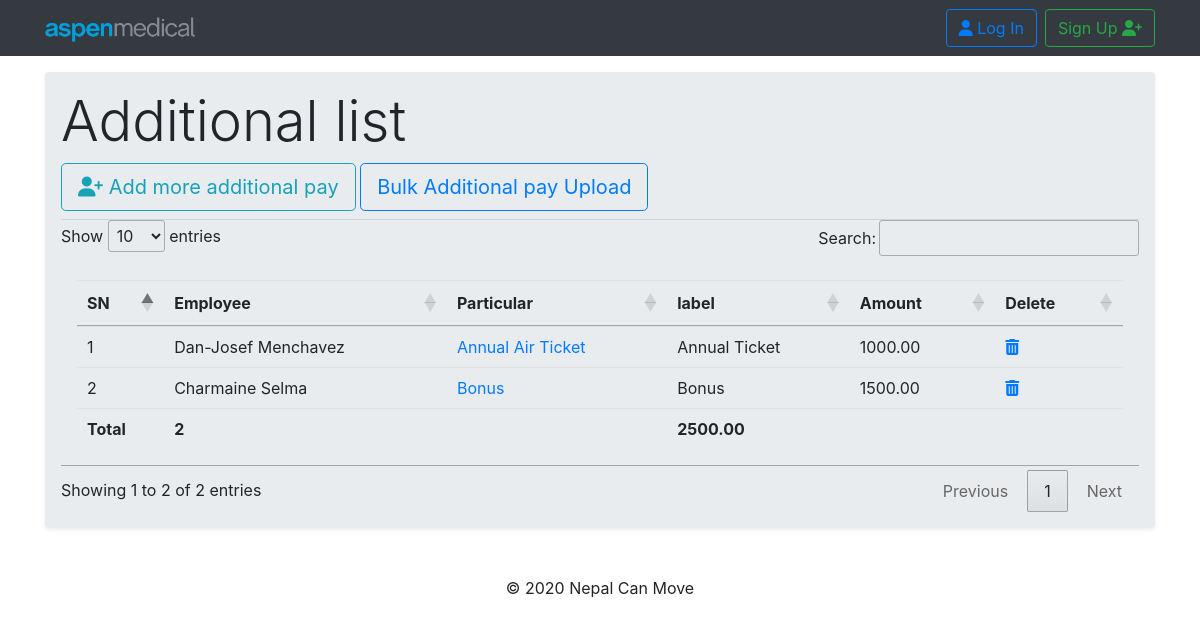
/payroll/additional_list, run on the app's committed database.
### payroll/models.py (models this page shows, shortened)
class Additionalpay(models.Model):
    payslip               =   models.ForeignKey(Payslip, related_name='additional_pay', on_delete=models.CASCADE,blank=True,null=True)
    ADDITIONALPAY_CHOICES  = (('Annual Air Ticket', 'Annual Air Ticket'),
                              ('Expense Reimbursement', 'Expense Reimbursement'),
                              ('Salary Advance', 'Salary Advance'),
                              ('Bonus', 'Bonus'),
                              ('Overtime/ Holiday Pay', 'Overtime/ Holiday Pay'),
                              ('Other', 'Other'),)
    additional             =   models.CharField(max_length=60, choices=ADDITIONALPAY_CHOICES, blank=True,null=True)
    additional_label       =   models.CharField(max_length=90, blank=True,null=True)
    amount                 =   models.DecimalField(max_digits=12, decimal_places=2, blank=True,null=True)
    OCCURS_CHOICE          = (('Once', 'Once'),
                             ('Monthly', 'Monthly'),)
    occur                  =   models.CharField(max_length=60, choices=OCCURS_CHOICE, blank=True,null=True)
    start_date             =   models.DateField(null=True, blank=True)
    end_date               =   models.DateField(null=True, blank=True)

class Payslip(models.Model):
    employee               =   models.ForeignKey(Employee, related_name='employee_payslip', on_delete=models.CASCADE, blank=True,null=True)
    basic_salary           =   models.DecimalField(max_digits=12, decimal_places=2, blank=True,null=True)
    housing_allowance      =   models.DecimalField(max_digits=12, decimal_places=2, blank=True,null=True)
    transportation_allowance = models.DecimalField(max_digits=12, decimal_places=2, blank=True,null=True)
    other                  =   models.DecimalField(max_digits=12, decimal_places=2, blank=True,null=True)
    work_permit_choice     =   (('Uniteam', 'Uniteam'),('Aspen', 'Aspen'),('Uniteam(Br2)', 'Uniteam(Br2)'),)
    work_permit            =   models.CharField(max_length=60, choices=work_permit_choice)
    cost_center            =   models.ForeignKey(CostCenter, related_name='dept_name', on_delete=models.CASCADE,null=True,blank=True)
    mode_of_payment        =   models.CharField(max_length=90, blank=True,null=True,)
    bank_ac                =   models.CharField(max_length=90, blank=True,null=True,)
    PAYMENT_METHOD_CHOICES = (('Bank', 'Bank'),('Lulu Exchange', 'Lulu Exchange'),('Cash', 'Cash'),('Other','Other'),)
    payment_method         =   models.CharField(max_length=15, choices=PAYMENT_METHOD_CHOICES)
    employee_unique        =   models.CharField(max_length=90, blank=True,null=True,)
    agent_id               =   models.CharField(max_length=90, blank=True,null=True,)
    work_permit_8_digits   =   models.CharField(max_length=8, blank=True,null=True,)
    personal_no_14_digits  =   models.CharField(max_length=14, blank=True,null=True,)
    bank_name_routing      =   models.CharField(max_length=9, blank=True,null=True,)
    def __str__ (self):
        return str(self.employee)

class Employee(models.Model):
    employee_id         = models.CharField(primary_key=True, max_length=60, unique=True)
    first_name          = models.CharField(max_length=60, blank=True,null=True)
    middle_name         = models.CharField(max_length=60, blank=True,null=True)
    last_name           = models.CharField(max_length=60, blank=True,null=True)
    GENDER_CHOICES      = (('Male', 'Male'),('Female', 'Female'),('Other', 'Other'),)
    gender              = models.CharField(max_length=10, choices=GENDER_CHOICES)
    DOB                 = models.DateField(null=True, blank=True)
    religion            = models.CharField(max_length=20, null=True, blank=True)
    citizenship         = models.CharField(max_length=20, null=True, blank=True)
    country_birth       = models.CharField(max_length=20, null=True, blank=True)
    email               = models.EmailField(max_length=70, blank=True,null=True)
    phone               = models.IntegerField(null=True, blank=True,default=0)
    uae_address         = models.CharField(max_length=90, null=True, blank=True)
    home_country_phone  = models.CharField(max_length=90, null=True, blank=True)
    home_country_address= models.CharField(max_length=90, null=True, blank=True)
    department          = models.ForeignKey(Department, related_name='dept_name', on_delete=models.CASCADE,null=True,blank=True)
    designation         = models.CharField(max_length=40, null=True, blank=True)
    department_head     = models.BooleanField(default=False)
    joining_date        = models.DateField(null=True, blank=True)
    img                 = models.ImageField(upload_to='pics',null=True,blank=True, default='/static/images/default-user.jpg')
    employee_status_choice     = (('Active', 'Active'),('Inactive', 'Inactive'))
    employee_status            = models.CharField(max_length=10, default=['Active'], choices=employee_status_choice)
    def __str__ (self):
        return str(self.first_name)+' '+ str(self.last_name)

### payroll/views.py (the view)
# urls.py: path('additional_list',views.AdditionalListView.as_view(),name='additional_list'),
class AdditionalListView(ListView):
    template_name = 'payroll/additional_list.html'
    context_object_name = 'additional_list'
    model = models.Additionalpay
    def get_context_data(self, *args, **kwargs):
        context = super(AdditionalListView,self).get_context_data(*args,**kwargs)
        list = context['additional_list']
        totalParticular = list.all().count()
        totalAdd = list.aggregate(Sum('amount'))['amount__sum']
        tot_add = (round(totalAdd,2))
        context['tot_add'] = tot_add
        context['totalParticular'] = totalParticular
        return context

### payroll/templates/payroll/additional_list.html (shortened to what this page needs)
{% extends "base.html" %}
{% load static %}
{% block content %}
  <div class="jumbotron shadow-sm p-3 mb-5 rounded mt-3">
    <h2 class="display-4"> Additional list</h2>
    <a class="btn btn-outline-info btn-lg mb-2" href="{% url 'payroll:additional_create' %}" role="button"><i class="fas fa-user-plus"> </i> Add more additional pay</a>
    <a class="btn btn-outline-primary btn-lg mb-2" href="{% url 'payroll:additional_upload' %}">Bulk Additional pay Upload</a>
    <hr>
    <table class="table table-hover h-100 p-3" id="table_id" class="dispaly">
      <thead>
        <tr>
          <th scope="col">SN</th>
          <th>Employee</th>
          <th scope="col"> Particular</th>
          <th scope="col">label</th>
          <th scope="col">Amount</th>
          <th>Delete</th>
        </tr>
      </thead>
      <tbody>
        {% for additional in additional_list %}
        <tr>
          <td scope="row">{{ forloop.counter }}</td>
          <td> {{additional.payslip}}</td>
          <td> <a href="{% url 'payroll:additional_update' pk=additional.pk %}"> {{additional.additional }} </a> </td>
          <td> {{additional.additional_label }}</td>
          <td> {{additional.amount}}</td>
          <td> <a href="{% url 'payroll:additional_delete' pk=additional.pk %}"> <i class="fas fa-trash-alt"></i> </a> </td>
        </tr>
        {% endfor %}
        </tbody>
        <tr>
          <th scope="col">Total</th>
          <th scope="col">{{ totalParticular }} </th>
          <th scope="col"></th>
          <th scope="col">{{ tot_add }}</th>
          <th></th>
          <th></th>
        </tr>
    </table>
  </div>
{% endblock %}

### static/css/stylesheet.css (style rules this page uses)
hr { margin: 0px; }

### data on the page
Additionalpay: payslip "Dan-Josef Menchavez", additional "Annual Air Ticket", additional_label "Annual Ticket", amount "1000.00"
Additionalpay: payslip "Charmaine Selma", additional "Bonus", additional_label "Bonus", amount "1500.00"

### other printed values
{{ totalParticular }} "2"
{{ tot_add }} "2500.00"
